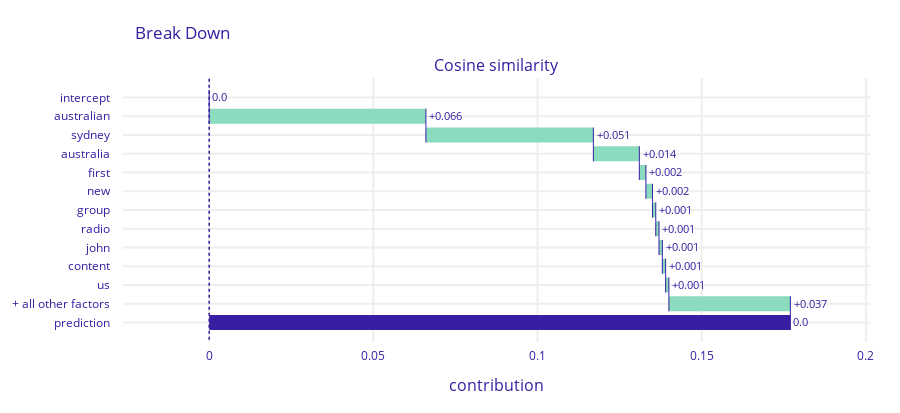

Write notebook code for a chart like this one.
### Code cell
ranker.explain_similarity("https://en.wikipedia.org/wiki/Rock_music_in_Australia","https://en.wikipedia.org/wiki/The_Sydney_Morning_Herald")

### Figure 1 — Plotly figure (JSON) as saved in the notebook; plotly's stock layout.template omitted (floating-point values rounded to 4 significant figures)
{"data": [{"base": 0, "connector": {"line": {"color": "#371ea3", "dash": "solid", "width": 1}, "mode": "spanning"}, "decreasing": {"marker": {"color": "#f05a71"}}, "hoverinfo": "text+delta", "hoverlabel": {"bgcolor": "rgba(0,0,0,0.8)"}, "hovertext": ["Average response: 0.0<br>Prediction: 0.0", "australian<br>increases average response by", "sydney<br>increases average response by", "australia<br>increases average response by", "first<br>increases average response by", "new<br>increases average response by", "group<br>increases average response by", "radio<br>increases average response by", "john<br>increases average response by", "content<br>increases average response by", "us<br>increases average response by", "+ all other factors<br>increases average response by", "Average response: 0.0<br>Prediction: 0.0"], "increasing": {"marker": {"color": "#8bdcbe"}}, "measure": ["relative", "relative", "relative", "relative", "relative", "relative", "relative", "relative", "relative", "relative", "relative", "relative", "total"], "orientation": "h", "showlegend": false, "text": ["0.0", "+0.066", "+0.051", "+0.014", "+0.002", "+0.002", "+0.001", "+0.001", "+0.001", "+0.001", "+0.001", "+0.037", "0.0"], "textposition": "outside", "totals": {"marker": {"color": "#371ea3"}}, "type": "waterfall", "x": [0, 0.066, 0.051, 0.014, 0.002, 0.002, 0.001, 0.001, 0.001, 0.001, 0.001, 0.037, 0.175], "xaxis": "x", "y": ["intercept", "australian", "sydney", "australia", "first", "new", "group", "radio", "john", "content", "us", "+ all other factors", "prediction"], "yaxis": "y"}], "layout": {"annotations": [{"font": {"size": 16}, "showarrow": false, "text": "Cosine similarity", "x": 0.5, "xanchor": "center", "xref": "paper", "y": 1, "yanchor": "bottom", "yref": "paper"}, {"font": {"size": 16}, "showarrow": false, "text": "contribution", "x": 0.5, "xanchor": "center", "xref": "paper", "y": 0, "yanchor": "top", "yref": "paper", "yshift": -30}], "font": {"color": "#371ea3"}, "height": 413, "margin": {"b": 71, "r": 30, "t": 78}, "shapes": [{"line": {"color": "#371ea3", "dash": "dot", "width": 1.5}, "type": "line", "x0": 0, "x1": 0, "xref": "x", "y0": -1, "y1": 13, "yref": "y"}], "title": {"text": "Break Down", "x": 0.15}, "xaxis": {"anchor": "y", "automargin": true, "domain": [0, 1], "fixedrange": true, "gridwidth": 2, "range": [-0.02625, 0.2012], "tickcolor": "white", "ticklen": 3, "ticks": "outside", "type": "linear", "zeroline": false}, "yaxis": {"anchor": "x", "automargin": true, "autorange": "reversed", "domain": [0, 1], "fixedrange": true, "gridwidth": 2, "tickcolor": "white", "ticklen": 10, "ticks": "outside", "type": "category"}}}
